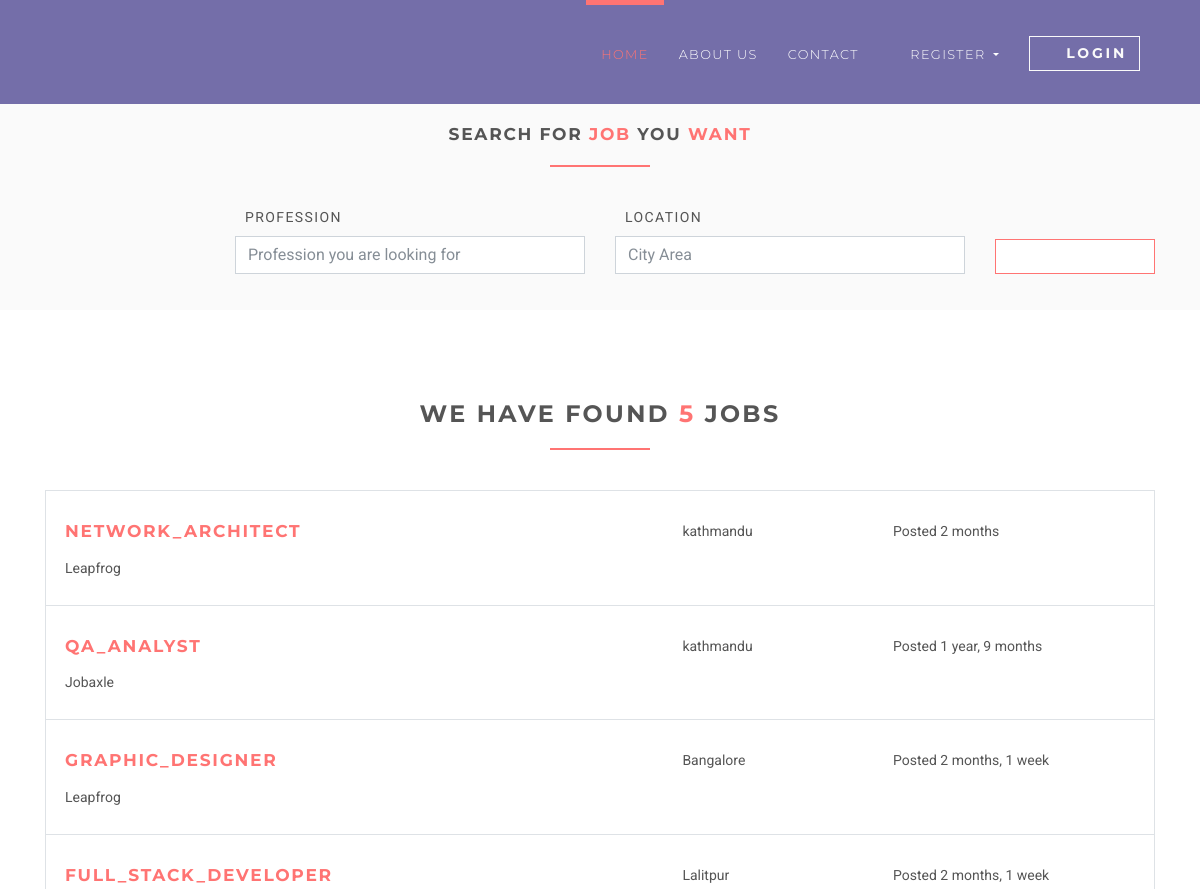
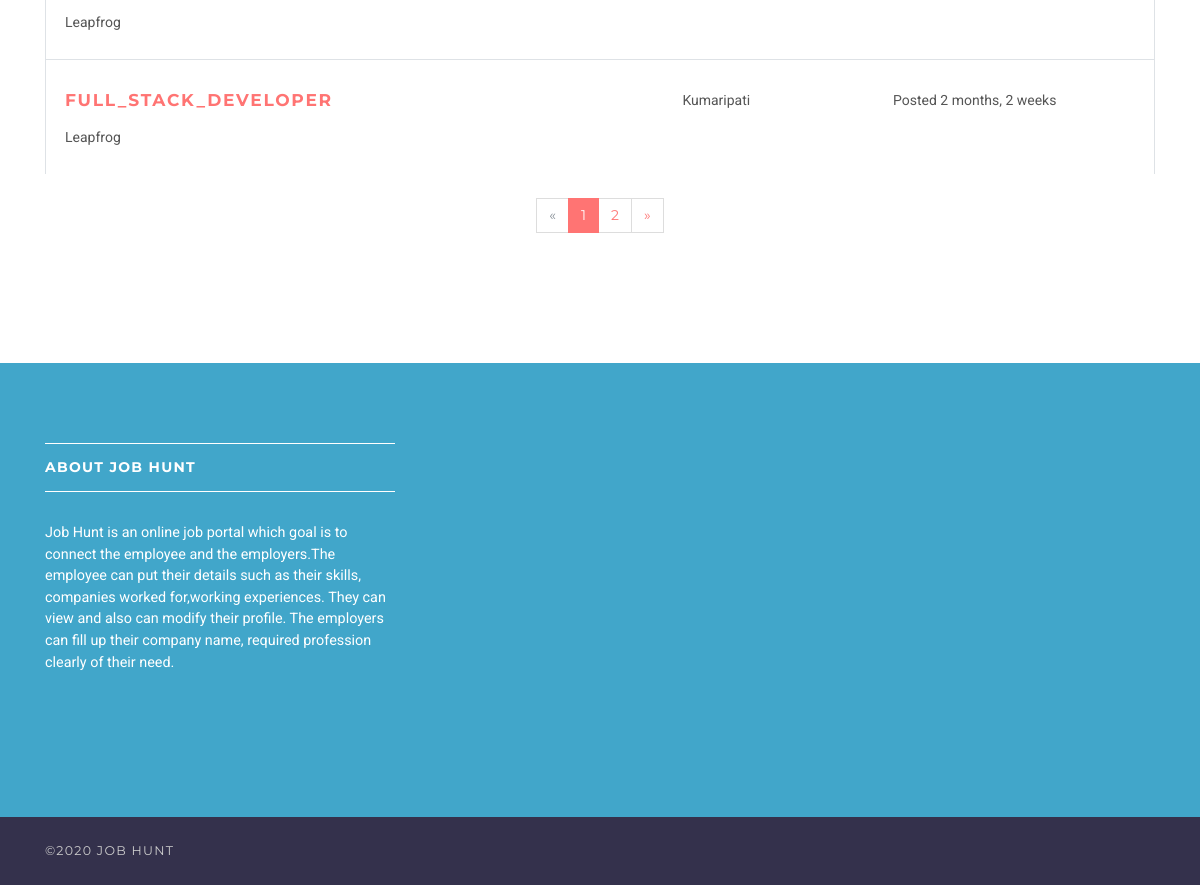
Page /jobs on the committed database (2 pictures, top to bottom).
### jobsapp/models.py (models this page shows, shortened)
class Job(models.Model):
    user = models.ForeignKey(User, on_delete=models.CASCADE)
    title = models.CharField(max_length=300, default='')
    description = models.TextField()
    location = models.CharField(max_length=150)
    type = models.CharField(choices=JOB_TYPE, max_length=10)
    category = models.CharField(max_length=100, default='')
    last_date = models.DateTimeField()
    skillRequired1 = models.CharField(max_length=100, default="")
    skillRequired2 = models.CharField(max_length=100, default="")
    skillRequired3 = models.CharField(max_length=100, blank=True, null=True)
    skillRequired4 = models.CharField(max_length=100, blank=True, null=True)
    work_experience = models.IntegerField(default=0)
    company_name = models.CharField(max_length=100)
    company_description = models.CharField(max_length=300)
    website = models.CharField(max_length=100, default="")
    created_at = models.DateTimeField(default=timezone.now)
    filled = models.BooleanField(default=False)

### jobsapp/views/home.py (the view)
# urls.py: path('jobs', JobListView.as_view(), name='jobs'),
class JobListView(ListView):
    model = Job
    template_name = 'jobs/jobs.html'
    context_object_name = 'jobs'
    paginate_by = 5

### templates/jobs/jobs.html (shortened to what this page needs)
{% extends 'base.html' %}
{% load static %}
{% block content %}
    <section class="job-form-section job-form-section--compressed">
        <div class="container">
            <h4 class="heading">Search for <span class="accent">job </span> you <span class="accent">want</span></h4>
            <form id="job-main-form" method="get" action="#" class="job-main-form">
                <div class="controls">
                    <div class="row align-items-end">
                        <div class="col-sm-1 col-lg-2"></div>
                        <div class="col-sm-5 col-lg-4 form-group">
                            <label for="profession">Profession</label>
                            <input type="text" id="profession" name="profession"
                                   placeholder="Profession you are looking for" class="form-control">
                        </div>
                        <div class="col-sm-5 col-lg-4 form-group">
                            <label for="location">Location</label>
                            <input type="text" id="location" name="location" placeholder="Any particular location?"
                                   value="City Area" class="form-control">
                        </div>
                        <div class="col-sm-1 col-lg-2 form-group">
                            <button type="submit" name="name"
                                    class="btn btn-outline-white-primary job-main-form__button">
                                <i class="fa fa-search"></i>
                            </button>
                        </div>
                    </div>
                </div>
            </form>
        </div>
    </section>
    <section>
        <div class="container">
            <h3 class="heading">We have found <span class="accent">{{ jobs.count }}</span> jobs</h3>
            {% for job in jobs %}
                <div class="job-listing  ">
                    <div class="row">
                        <div class="col-md-12 col-lg-6">
                            <div class="row">
                                <div class="col-10">
                                    <h4 class="job__title"><a
                                            href="{% url 'jobs:jobs-detail' job.id %}">{{ job.title }}</a></h4>
                                    <p class="job__company">
                                        {{ job.company_name }}
                                    </p>
                                </div>
                            </div>
                        </div>
                        <div class="col-10 col-md-3 col-lg-2 ml-auto"><i class="fa fa-map-marker job__location"></i>
                            {{ job.location }}
                        </div>
                        <div class="col-10 col-md-3 col-lg-3 ml-auto">
                            <p>Posted {{ job.created_at|timesince }}</p>
                        </div>
                    </div>
                </div>
            {% endfor %}
            {% if is_paginated %}
                <div class="row">
                    <div class="col-md-12">
                        <nav aria-label="Page navigation example" class="d-flex justify-content-center mt-4 mb-4">
                            <ul class="pagination">
                                {% if page_obj.has_previous %}
                                    <li class="page-item">
                                        <a href="?page={{ page_obj.previous_page_number }}"
                                           class="page-link">&laquo;</a>
                                    </li>
                                {% else %}
                                    <li class="page-item disabled">
                                        <a class="page-link">&laquo;</a>
                                    </li>
                                {% endif %}
                                {% for i in page_obj.paginator.page_range %}
                                    {% if page_obj.number == i %}
                                        <li class="page-item active">
                                            <a class="page-link">{{ i }}</a>
                                        </li>
                                    {% else %}
                                        <li class="page-item">
                                            <a href="?page={{ i }}" class="page-link">{{ i }}</a>
                                        </li>
                                    {% endif %}
                                {% endfor %}
                                {% if page_obj.has_next %}
                                    <li class="page-item">
                                        <a href="?page={{ page_obj.next_page_number }}" class="page-link">&raquo;</a>
                                    </li>
                                {% else %}
                                    <li class="page-item disabled">
                                        <a class="page-link">&raquo;</a>
                                    </li>
                                {% endif %}
                            </ul>
                        </nav>
                    </div>
                </div>
            {% endif %}
        </div>
    </section>
{% endblock %}

### static/css/style.default.css (style rules this page uses)
html { height:100% }
body { height:100% }
section { position:relative;padding-top:90px;padding-bottom:90px }
button { cursor:pointer }
.heading { text-align:center;margin-bottom:40px }
.heading:after { content:" ";display:block;width:100px;height:2px;margin:20px auto 20px;background:#ff7473 }
a,button { -webkit-transition:all .2s ease-out;transition:all .2s ease-out }
a i.fa,button i.fa { margin:0 5px }
.accent { color:#ff7473 }
.job-form-section { padding:80px 0;background:#fafafa }
.job-form-section .job-main-form { margin-bottom:40px }
.job-form-section .job-main-form label { text-transform:uppercase;letter-spacing:0.1em;margin-left:10px }
.job-form-section.job-form-section--compressed { padding:20px }
.job-form-section.job-form-section--compressed .job-main-form { margin-bottom:0 }
.job-main-form__button { margin-top:15px;display:block;width:100% }
.job-listing { border:solid 1px #dee2e6;border-bottom:none;padding-top:30px;padding-bottom:10px;padding-left:19px;padding-right:15px;clear:both;-webkit-transition:all .2s ease-out;transition:all .2s ease-out }
.job__title { margin-top:0 }
.job__location { margin-right:5px;color:#868e96 }
.btn { font-weight:700;font-family:"Montserrat",Helvetica,Arial,sans-serif;border:1px solid transparent;text-transform:uppercase;letter-spacing:0.2em;padding:.375rem .75rem;font-size:.875rem;line-height:1.5;border-radius:0;-webkit-transition:background-color 0.15s ease-in-out,border-color 0.15s ease-in-out,-webkit-box-shadow 0.15s ease-in-out;transition:background-color 0.15s ease-in-out,border-color 0.15s ease-in-out,-webkit-box-shadow 0.15s ease-in-out;transition:background-color 0.15s ease-in-out,border-color 0.15s ease-in-out,box-shadow 0.15s ease-in-out;transition:background-color 0.15s ease-in-out,border-color 0.15s ease-in-out,box-shadow 0.15s ease-in-out,-webkit-box-shadow 0.15s ease-in-out }
.btn-outline-white-primary { color:#ff7473;background-color:#fff;background-image:none;border-color:#ff7473 }
body { font-family:"Roboto",Helvetica,Arial,sans-serif;font-size:.875rem;font-weight:400;line-height:1.5;color:#555;background-color:#fff }
a { color:#ff7473;text-decoration:none }
h1,h2,h3,h4,h5,h6,.h1,.h2,.h3,.h4,.box-simple h3,.box-image .name h3,.box-image-text .top .name h3,.box-image-text .top .name h4,.h5,.h6 { margin-bottom:1rem;font-family:"Montserrat",Helvetica,Arial,sans-serif;font-weight:700;line-height:1.2;color:#555;text-transform:uppercase;letter-spacing:0.1em }
h3,.h3 { font-size:1.4875rem }
h4,.h4,.box-simple h3,.box-image .name h3,.box-image-text .top .name h3,.box-image-text .top .name h4 { font-size:1.0675rem }
.page-item:first-child .page-link { border-top-left-radius:0rem;border-bottom-left-radius:0rem }
.page-item:last-child .page-link { border-top-right-radius:0rem;border-bottom-right-radius:0rem }
.page-item.active .page-link { color:#fff;background-color:#ff7473;border-color:#ff7473 }
.page-item.disabled .page-link { color:#868e96;background-color:#fff;border-color:#ddd }
.page-link { padding:.5rem .75rem;line-height:1.25;color:#ff7473;background-color:#fff;border:1px solid #ddd;font-family:"Montserrat",Helvetica,Arial,sans-serif }
.form-control { padding:.375rem .75rem;font-size:1rem;line-height:1.5;color:#868e96;background-color:#fff;border:1px solid #ced4da;border-radius:0;-webkit-transition:border-color ease-in-out 0.15s,-webkit-box-shadow ease-in-out 0.15s;transition:border-color ease-in-out 0.15s,-webkit-box-shadow ease-in-out 0.15s;transition:border-color ease-in-out 0.15s,box-shadow ease-in-out 0.15s;transition:border-color ease-in-out 0.15s,box-shadow ease-in-out 0.15s,-webkit-box-shadow ease-in-out 0.15s }
.form-control::placeholder { color:#868e96 }

### rows in the picture
Job: title "NETWORK_ARCHITECT", company_name "Leapfrog", location "kathmandu", created_at "2 months"
Job: title "QA_ANALYST", company_name "Jobaxle", location "kathmandu", created_at "1 year, 9 months"
Job: title "GRAPHIC_DESIGNER", company_name "Leapfrog", location "Bangalore", created_at "2 months, 1 week"
Job: title "FULL_STACK_DEVELOPER", company_name "Leapfrog", location "Lalitpur", created_at "2 months, 1 week"
Job: title "FULL_STACK_DEVELOPER", company_name "Leapfrog", location "Kumaripati", created_at "2 months, 2 weeks"

### other values in the picture
{{ jobs.count }} "5"
{{ i }} "1"
{{ i }} "2"
